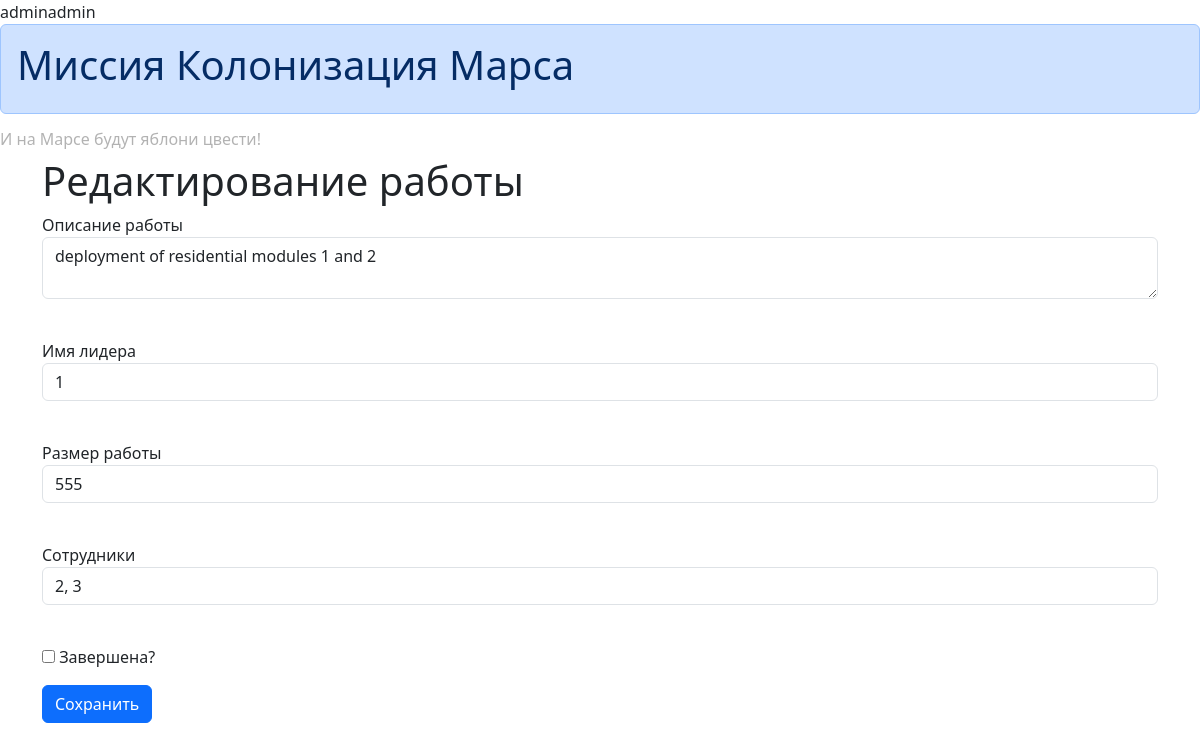
/work/2 (signed in), run on the app's committed database.
### data/users.py (models this page shows, shortened)
class User(SqlAlchemyBase, UserMixin):
    __tablename__ = 'users'
    id = sqlalchemy.Column(sqlalchemy.Integer, primary_key=True, autoincrement=True)
    surname = sqlalchemy.Column(sqlalchemy.String, nullable=True)
    name = sqlalchemy.Column(sqlalchemy.String, nullable=True)
    age = sqlalchemy.Column(sqlalchemy.Integer, nullable=True)
    position = sqlalchemy.Column(sqlalchemy.String, nullable=True)
    speciality = sqlalchemy.Column(sqlalchemy.String, nullable=True)
    address = sqlalchemy.Column(sqlalchemy.String, nullable=True)
    email = sqlalchemy.Column(sqlalchemy.String, unique=True, nullable=True)
    hashed_password = sqlalchemy.Column(sqlalchemy.String, nullable=True)
    modified_date = sqlalchemy.Column(sqlalchemy.DateTime, default=datetime.datetime.now)

### data/jobs.py (models this page shows)
class Jobs(SqlAlchemyBase):
    __tablename__ = 'jobs'
    id = sqlalchemy.Column(sqlalchemy.Integer, primary_key=True, autoincrement=True)
    team_leader = sqlalchemy.Column(sqlalchemy.Integer, sqlalchemy.ForeignKey("users.id"))
    job = sqlalchemy.Column(sqlalchemy.String, nullable=True)
    work_size = sqlalchemy.Column(sqlalchemy.Integer, nullable=True)
    collaborators = sqlalchemy.Column(sqlalchemy.String, nullable=True)
    start_date = sqlalchemy.Column(sqlalchemy.DateTime, default=datetime.datetime.now)
    end_date = sqlalchemy.Column(sqlalchemy.DateTime, default=datetime.datetime.now)
    is_finished = sqlalchemy.Column(sqlalchemy.Boolean)
    user = orm.relationship('User')

### main.py (the view, shortened to what this page needs)
@app.route('/work/<int:job_id>', methods=['GET', 'POST'])
@login_required
def change(job_id):
    form = AddJob()
    db_sess = db_session.create_session()
    job = db_sess.query(Jobs).filter(Jobs.id == job_id).first()
    if job:
        form.job.data = job.job
        form.team_leader.data = job.team_leader
        form.work_size.data = job.work_size
        form.collaborators.data = job.collaborators
        form.is_finished.data = job.is_finished
        return render_template('add_job.html', form=form, title='Редактирование работы')
    return redirect('/')

### forms/add_job.py
class AddJob(FlaskForm):
    job = TextAreaField('Описание работы')
    team_leader = StringField('Имя лидера', validators=[DataRequired()])
    work_size = IntegerField('Размер работы', validators=[DataRequired()])
    collaborators = StringField('Сотрудники', validators=[DataRequired()])
    is_finished = BooleanField('Завершена?')
    submit = SubmitField('Сохранить')

### data/db_session.py (called while the page is built)
def create_session() -> Session:
    global __factory
    global __init__
    return __factory()

### main.py (called while the page is built)
@login_manager.user_loader
def load_user(user_id):
    db_sess = db_session.create_session()
    return db_sess.query(User).get(user_id)

### templates/add_job.html (shortened to what this page needs)
{% extends "base.html" %}
{% block content %}
    <h1>{{ title }}</h1>
    <form action="" method="post">
        <p>
            {{ form.job.label }}<br>
            {{ form.job(class="form-control", type="text") }}<br>
        </p>
        <p>
            {{ form.team_leader.label }}<br>
            {{ form.team_leader(class="form-control", type="text") }}<br>
        </p>
        <p>
            {{ form.work_size.label }}<br>
            {{ form.work_size(class="form-control", type="number") }}<br>
        </p>
        <p>
            {{ form.collaborators.label }}<br>
            {{ form.collaborators(class="form-control", type="text") }}<br>
        </p>
        <p>{{ form.is_finished() }} {{ form.is_finished.label }}</p>
        <p>{{ form.submit(type="submit", class="btn btn-primary") }}</p>
    </form>
{% endblock %}

### templates/base.html (shortened to what this page needs)
<!DOCTYPE html>
<html lang="en">
<head>
    <link rel="stylesheet" type="text/css" href="{{url_for('static', filename='css/style.css')}}" />
    <link href="https://cdn.jsdelivr.net/npm/bootstrap@5.3.0/dist/css/bootstrap.min.css" rel="stylesheet">
    <nav>
        {% if current_user.is_authenticated %}
            <a class="navbar-brand" href="/logout">{{ current_user.name }}</a>
        {% else %}
            <p>
                <a class="btn btn-primary " href="/register">Зарегистрироваться</a>
                <a class="btn btn-success" href="/login">Войти</a>
            </p>
        {% endif %}
    </nav>
</head>
<body>
    <div class="alert alert-primary" role="alert">
        <h1>Миссия Колонизация Марса</h1>
    </div>
    <h6 class="head_text">И на Марсе будут яблони цвести!</h6>
    <main role="main" class="container">
        {% block content %}{% endblock %}
    </main>
</body>
</html>

### static/css/style.css (style rules this page uses)
h6.head_text { color: rgba(0,0,0,0.3); }

### data on the page
User: name "adminadmin"
Jobs: job "deployment of residential modules 1 and 2", team_leader "1", work_size "555", collaborators "2, 3"

### other printed values
{{ title }} "Редактирование работы"
